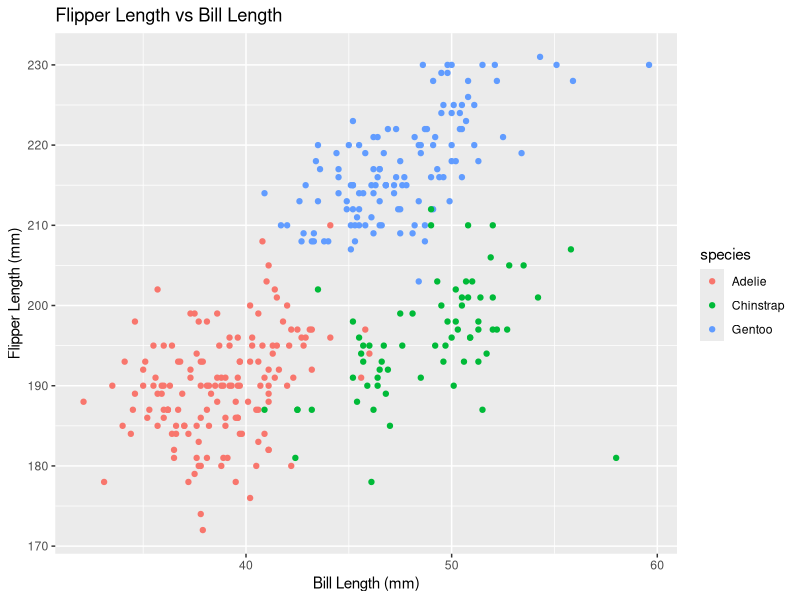

Source code (R):
## ---- chunk 1
data("penguins", package = "palmerpenguins")
## ---- chunk 2
library(tidyverse)
ggplot(penguins, aes(x = bill_length_mm, y = flipper_length_mm, color = species)) +geom_point() +labs(title = "Flipper Length vs Bill Length", x = "Bill Length (mm)", y = "Flipper Length (mm)")
## ---- chunk 3
# set seed to ensure reproducibility
set.seed(1234)
# Create the data
numeric_var = rnorm(10)
logical_var = numeric_var > 0
character_var = letters[1:10]
factor_var = factor(rep(c("Level1", "Level2", "Level3"), length.out = 10))
# Combine into a dataframe
df = data.frame(numeric_var, logical_var, character_var, factor_var)
# Pull the variables column out of the dataframe
library(tidyverse)
numeric_vector = df %>% pull(numeric_var)
logical_vector = df %>% pull(logical_var)
character_vector = df %>% pull(character_var)
factor_vector = df %>% pull(factor_var)
## ---- chunk 4
numeric_logical <- as.numeric(df$logical_var)
numeric_character <- as.numeric(df$character_var)
numeric_factor <- as.numeric(df$factor_var)
